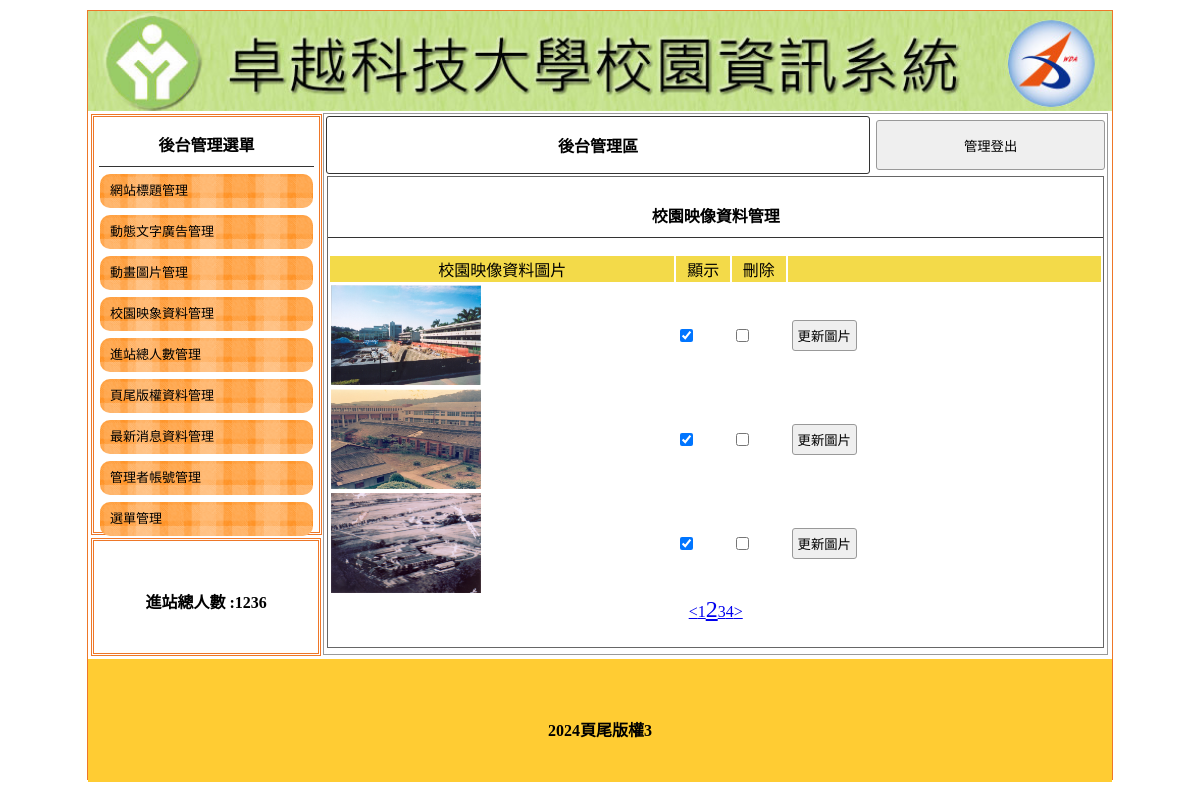
The page /back.php?do=image&p=2 on the database its author committed.
### tables this page shows
CREATE TABLE `titles` (
  `id` int(10) UNSIGNED NOT NULL,
  `img` text NOT NULL,
  `text` text NOT NULL,
  `sh` int(1) NOT NULL DEFAULT 0
);

CREATE TABLE `total` (
  `id` int(10) UNSIGNED NOT NULL,
  `total` int(5) NOT NULL
);

CREATE TABLE `image` (
  `id` int(10) UNSIGNED NOT NULL,
  `img` text NOT NULL,
  `sh` int(1) NOT NULL DEFAULT 1
);

CREATE TABLE `bottom` (
  `id` int(10) UNSIGNED NOT NULL,
  `bottom` text NOT NULL
);

### api/db.php (called while the page is built, shortened)
<?php
class DB
{
    protected $dsn = "mysql:host=localhost;charset=utf8;dbname=c1-02";
    protected $pdo;
    protected $table;
    public function __construct($table)
    {
        $this->table = $table;
        $this->pdo = new PDO($this->dsn, 'root', '');
    }
    private function a2s($array)
    {
        foreach ($array as $col => $value) {
            $tmp[] = "`$col`='$value'";
        }
        return $tmp;
    }
    function find($id)
    {
        $sql = "select * from `$this->table` where ";
        if (is_array($id)) {
            $tmp = $this->a2s($id);
            $sql .= join(" && ", $tmp);
        } elseif (is_numeric($id)) {
            $sql .= "`id`='$id'";
        } else {
            echo "x type";
        }
        return $this->pdo->query($sql)->fetch(PDO::FETCH_ASSOC);
    }
    private function sql_all($sql, $array, $other)
    {
        if (isset($this->table) && !empty($this->table)) {
            if (is_array($array)) {
                if (!empty($array)) {
                    $tmp = $this->a2s($array);
                    $sql .= " where " . join(" && ", $tmp);
                }
            } else {
                $sql .= " $array ";
            }
            return $sql .= $other;
        } else {
            echo "x table";
        }
    }
    function all($where = '', $other = '')
    {
        $sql = "select * from `$this->table` ";
        $sql = $this->sql_all($sql, $where, $other);
        return $this->pdo->query($sql)->fetchAll(PDO::FETCH_ASSOC);
    }
    function count($where = '', $other = '')
    {
        $sql = "select count(*) from `$this->table` ";
        $sql = $this->sql_all($sql, $where, $other);
        return $this->pdo->query($sql)->fetchColumn();
    }
}
$Title=new DB('titles');
$Total=new DB('total');
$Bottom=new DB('bottom');
if(isset($_GET['do'])){
    if(isset(${ucfirst($_GET['do'])})){
        $DB=${ucfirst($_GET['do'])};
    }
}else{
    $DB=$Title;
}

### back/image.php (the view, shortened to what this page needs)
<div style="width:99%; height:87%; margin:auto; overflow:auto; border:#666 1px solid;">
    <p class="t cent botli">校園映像資料管理</p>
    <form method="post" action="./api/edit.php">
        <table width="100%">
            <tr class="yel">
                <td width="45%">校園映像資料圖片</td>
                <td width="7%">顯示</td>
                <td width="7%">刪除</td>
                <td></td>
            </tr>
            <?php
            $total = $DB->count();
            $div = 3;
            $pages = ceil($total / $div);
            $now = $_GET['p'] ?? 1;
            $start = ($now - 1) * $div;
            $rows = $DB->all(" limit $start,$div");
            foreach ($rows as $row) {
            ?>
                <tr>
                    <td><img src="./img/<?= $row['img']; ?>" style="width:150px;height:100px"></td>
                    <td><input type="checkbox" name="sh[]" value="<?= $row['id']; ?>" <?= ($row['sh'] == 1) ? 'checked' : ''; ?>></td>
                    <td>
                        <input type="checkbox" name="del[]" value="<?= $row['id']; ?>">
                    </td>
                    <td><input type="button" value="更新圖片" onclick="op('#cover','#cvr','./model/upload.php?table=<?= $do; ?>&id=<?= $row['id']; ?>')"></td>
                </tr>
            <?php
            }
            ?>
        </table>
        <div class="cent">
            <?php
            if ($now > 1) {
                $prev = $now - 1;
                echo "<a href='?do=$do&p=$prev'><</a>";
            }
            for ($i = 1; $i <= $pages; $i++) {
                $fontsize = ($now == $i) ? '24px' : '16px';
                echo "<a href='?do=$do&p=$i'style='font-size:$fontsize'>$i</a>";
            }
            if ($now < $pages) {
                $next = $now + 1;
                echo "<a href='?do=$do&p=$next'>></a>";
            }
            ?>
        </div>
    </form>
</div>

### back.php (shortened to what this page needs)
<?php include_once "./api/db.php"; ?>
<!DOCTYPE html PUBLIC "-//W3C//DTD XHTML 1.0 Transitional//EN" "http://www.w3.org/TR/xhtml1/DTD/xhtml1-transitional.dtd">
<html xmlns="http://www.w3.org/1999/xhtml">
<head>
	<link href="./css/css.css" rel="stylesheet" type="text/css">
</head>
<body>
	<div id="main">
		<a title="" href="./index.php">
			<div class="ti" style="background:url('./img/<?=$Title->find(['sh'=>1])['img'];?>'); background-size:cover;"></div>
		</a>
		<div id="ms">
			<div id="lf" style="float:left;">
				<div id="menuput" class="dbor">
					<span class="t botli">後台管理選單</span>
					<a style="color:#000; font-size:13px; text-decoration:none;" href="?do=title">
						<div class="mainmu">
							網站標題管理 </div>
					</a>
					<a style="color:#000; font-size:13px; text-decoration:none;" href="?do=ad">
						<div class="mainmu">
							動態文字廣告管理 </div>
					</a>
					<a style="color:#000; font-size:13px; text-decoration:none;" href="?do=mvim">
						<div class="mainmu">
							動畫圖片管理 </div>
					</a>
					<a style="color:#000; font-size:13px; text-decoration:none;" href="?do=image">
						<div class="mainmu">
							校園映象資料管理 </div>
					</a>
					<a style="color:#000; font-size:13px; text-decoration:none;" href="?do=total">
						<div class="mainmu">
							進站總人數管理 </div>
					</a>
					<a style="color:#000; font-size:13px; text-decoration:none;" href="?do=bottom">
						<div class="mainmu">
							頁尾版權資料管理 </div>
					</a>
					<a style="color:#000; font-size:13px; text-decoration:none;" href="?do=news">
						<div class="mainmu">
							最新消息資料管理 </div>
					</a>
					<a style="color:#000; font-size:13px; text-decoration:none;" href="?do=admin">
						<div class="mainmu">
							管理者帳號管理 </div>
					</a>
					<a style="color:#000; font-size:13px; text-decoration:none;" href="?do=menu">
						<div class="mainmu">
							選單管理 </div>
					</a>
				</div>
				<div class="dbor" style="margin:3px; width:95%; height:20%; line-height:100px;">
					<span class="t">進站總人數 :<?= $Total->find(1)['total']; ?></span>
				</div>
			</div>
			<div class="di" style="height:540px; border:#999 1px solid; width:76.5%; margin:2px 0px 0px 0px; float:left; position:relative; left:20px;">
				<table width="100%">
					<tbody>
						<tr>
							<td style="width:70%;font-weight:800; border:#333 1px solid; border-radius:3px;" class="cent"><a href="?do=admin" style="color:#000; text-decoration:none;">後台管理區</a>
							</td>
							<td><button onclick="location.href='./api/logout.php'" style="width:99%; margin-right:2px; height:50px;">管理登出</button></td>
						</tr>
					</tbody>
				</table>
				<?php
				$do = $_GET['do'] ?? 'title';
				$file = "./back/{$do}.php";
				if (file_exists($file)) {
					include $file;
				} else {
					include_once "./back/title.php";
				}
				?>
			</div>
		</div>
		<div style="width:1024px; left:0px; position:relative; background:#FC3; margin-top:4px; height:123px; display:block;">
			<span class="t" style="line-height:123px;"><?= $Bottom->find(1)['bottom']; ?></span>
		</div>
	</div>
</body>
</html>

### css/css.css (style rules this page uses)
body { padding:0px; margin:0px; }
#main { width:1024px; height:768px; margin:10px auto 10px auto; border:#EE7728 1px solid; position:relative; }
.ti { width:100%; height:100px; position:relative; background-size:cover; background-repeat:no-repeat; }
.dbor { border:#EE7728 double 3px; margin:1px; padding:2px 10px 2px 10px; }
.t { font-weight:800; display:block; text-align:center; padding:10px 1px 10px 1px; }
.botli { border-bottom:#333 1px solid; }
.mainmu { position:relative; border-radius:10px; background:url(../icon/menu.fw.png) center no-repeat; background-size:cover; line-height:30px; padding:2px 10px 2px 10px; margin:7px 1px 7px 1px; height: 30px; }
#lf { height:540px; width:21%; display:inline-block; }
#menuput { width:100%; height:75%; position:relative; padding:5px; display:block; margin: 3px; }
.di { display:inline-block; }
.cent { text-align:center; }
input,button { border:#999 1px solid; border-radius:3px; background:#EFEFEF; padding:5px; margin:3px; }
.yel td { background:#F3DA49; text-align:center; }

### rows shown on the page
titles: img (picture)
total: total "1236"
image: img (picture), sh "☑"
image: img (picture), sh "☑"
image: img (picture), sh "☑"
bottom: bottom "2024頁尾版權3"
